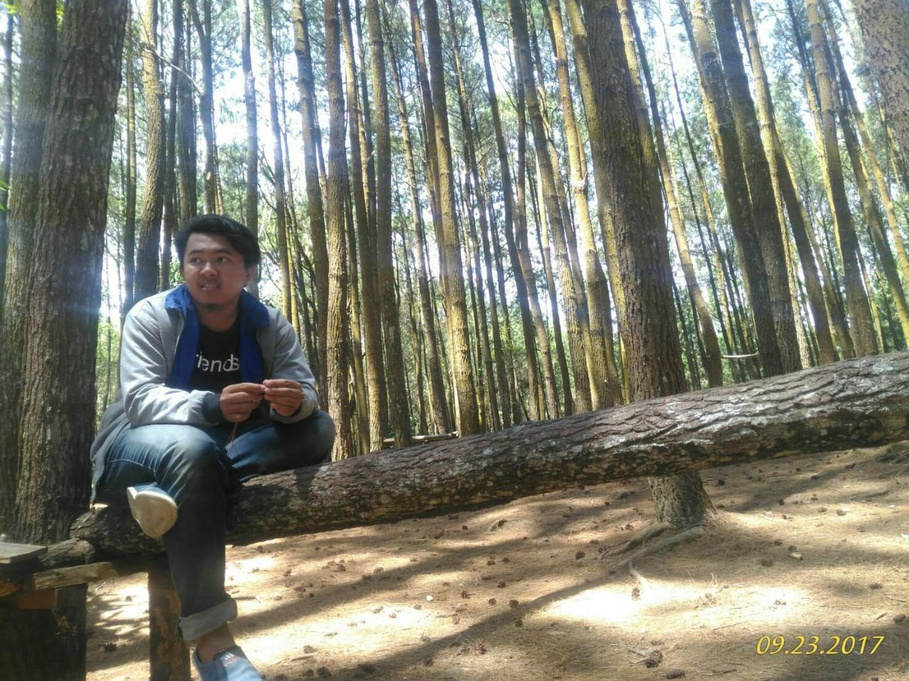
%> input picture pcd/foto/faul.jpg, 909 x 681 px, shrunk from 1280 x 960 before the run
$ octave Thressholding.m   (GNU Octave 9; MATLAB toolbox functions it lacks are replaced by stand-ins)
%> lines starting %> are read from the running program, lines starting %| are printed output that depends on the picture; in (x1, y1, x2, y2) boxes, pixels count from 0 and x2, y2 are one past the last pixel; in counts of white or black regions, pixels touching at a corner belong together; the program's own positions count from 1
faul = imread('foto\faul.jpg');
%> faul is the input picture: size 681x909x3 uint8; mean R, G, B 126.4, 127.3, 114.4
rio = imread('foto\rio.jpeg');
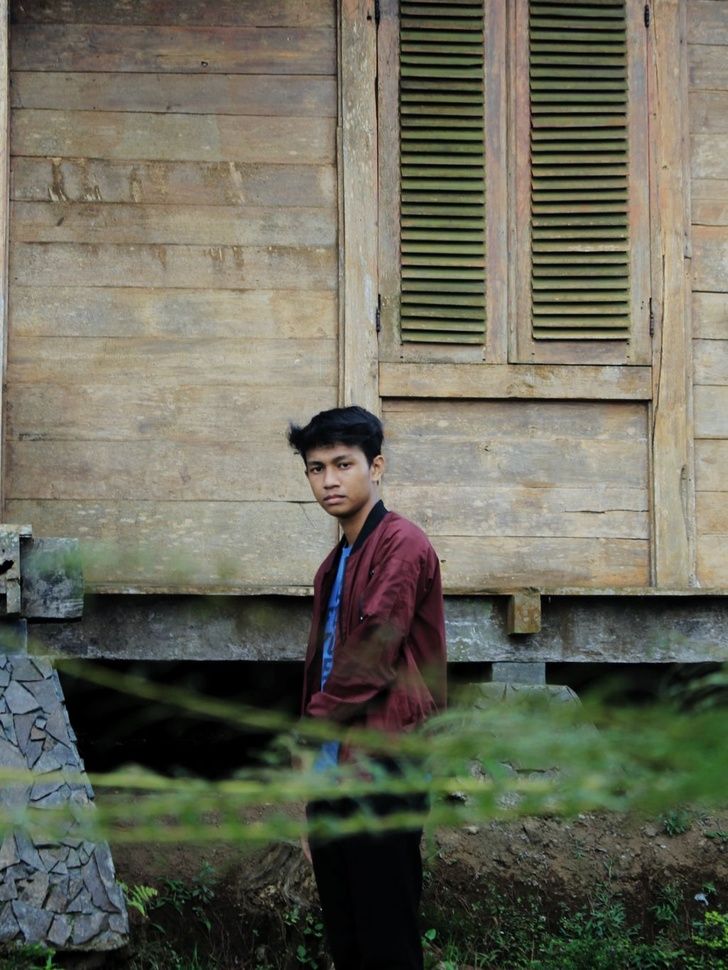
%> input picture pcd/foto/rio.jpeg, 728 x 970 px, shrunk from 1025 x 1366 before the run
%> rio is the input picture: size 970x728x3 uint8; mean R, G, B 104.9, 104.4, 90

faulgray = rgb2gray(faul);
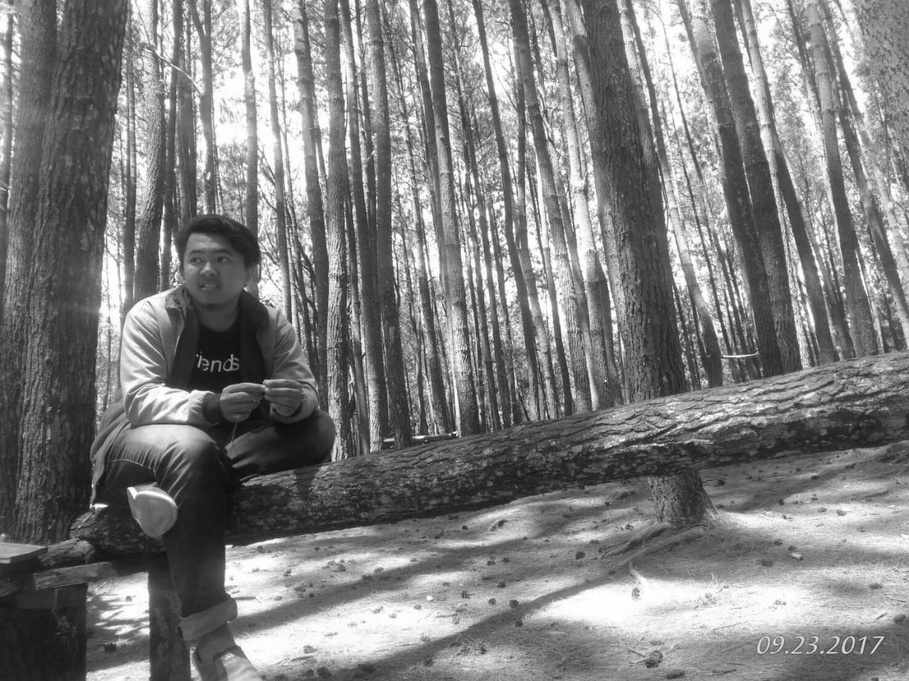
%> faulgray: size 681x909 uint8; min 12, max 255, mean 125.6
riogray = rgb2gray(rio);
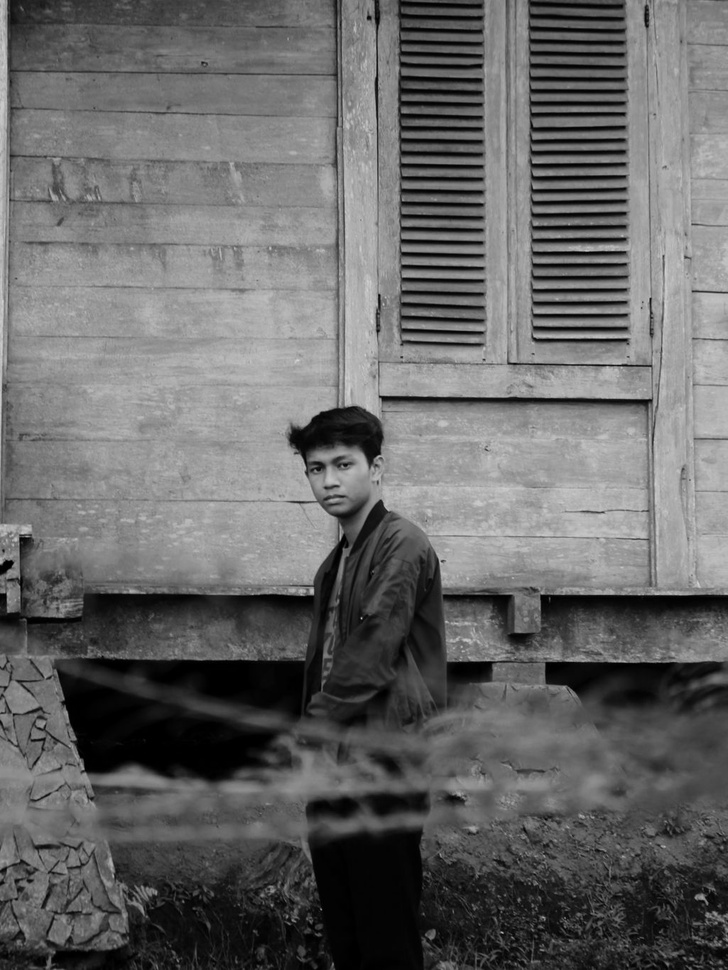
%> riogray: size 970x728 uint8; min 0, max 213, mean 102.9

TresFaul = im2bw(faulgray,.50);
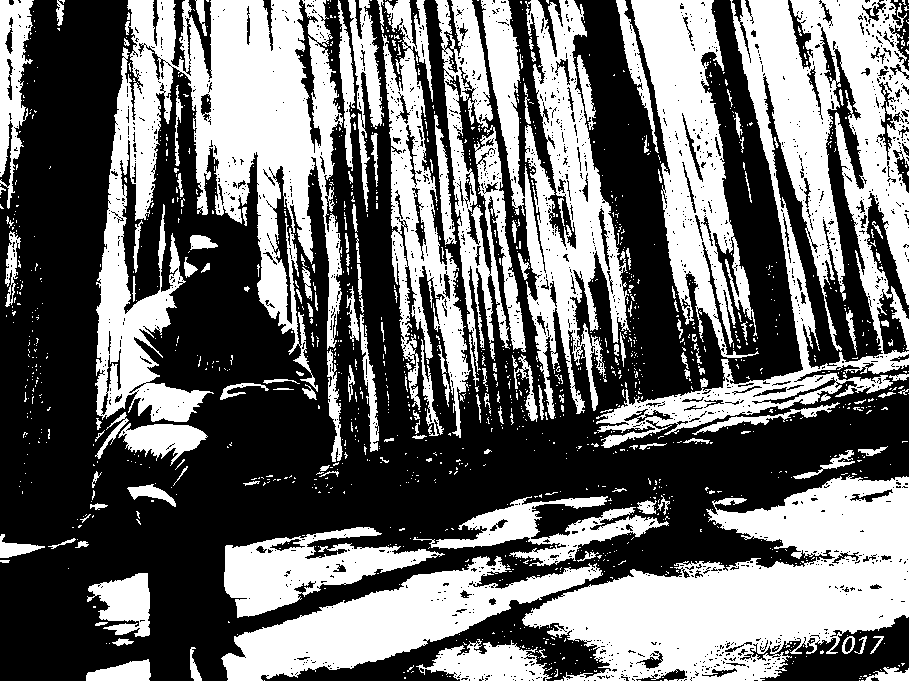
%> TresFaul: size 681x909 logical; 43.2% white; 1419 white regions (1259 under 20 px), largest, box (x1, y1, x2, y2) and area: (95, 0, 343, 422) 48745, (522, 475, 909, 681) 41799, (596, 0, 909, 448) 40055
TresRio = im2bw(riogray,.25);
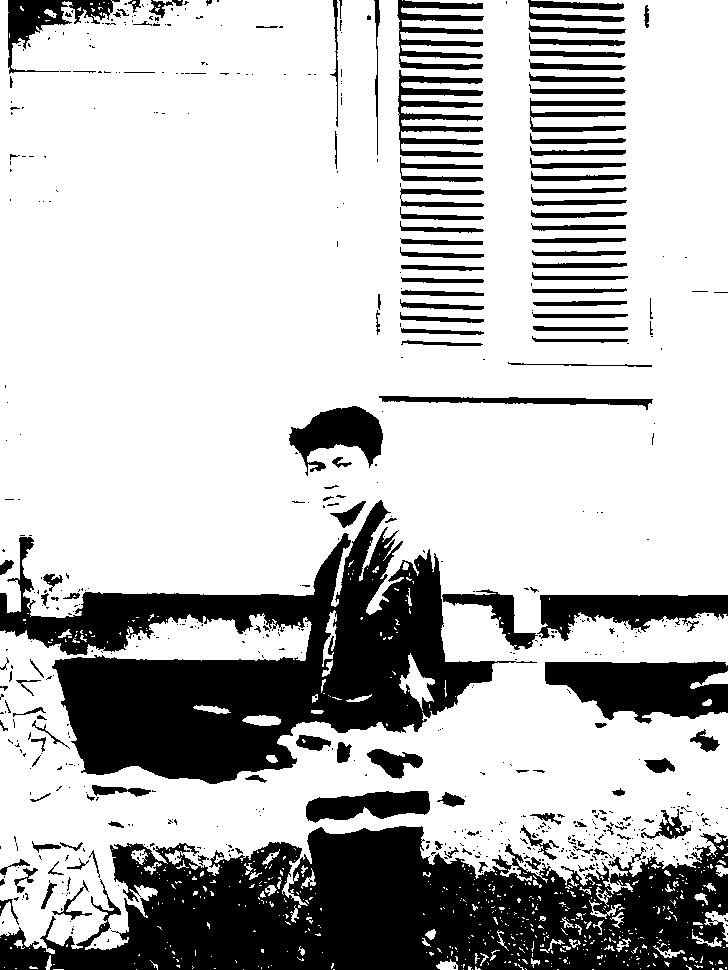
%> TresRio: size 970x728 logical; 73.7% white; 641 black regions (495 under 20 px), largest, box (x1, y1, x2, y2) and area: (0, 826, 728, 970) 67511, (0, 500, 537, 784) 59039, (545, 661, 728, 724) 8057

subplot(2,3,1),imshow(faul),title('Citra Asli Faul');
subplot(2,3,2),imshow(faulgray),title('Citra Gray Faul');
subplot(2,3,3),imshow(TresFaul),title('Citra Thressholdling 50');

subplot(2,3,4),imshow(rio),title('Citra Asli Rio');
subplot(2,3,5),imshow(riogray),title('Citra Gray Rio');
subplot(2,3,6),imshow(TresRio),title('Citra Thressholdling 25');
